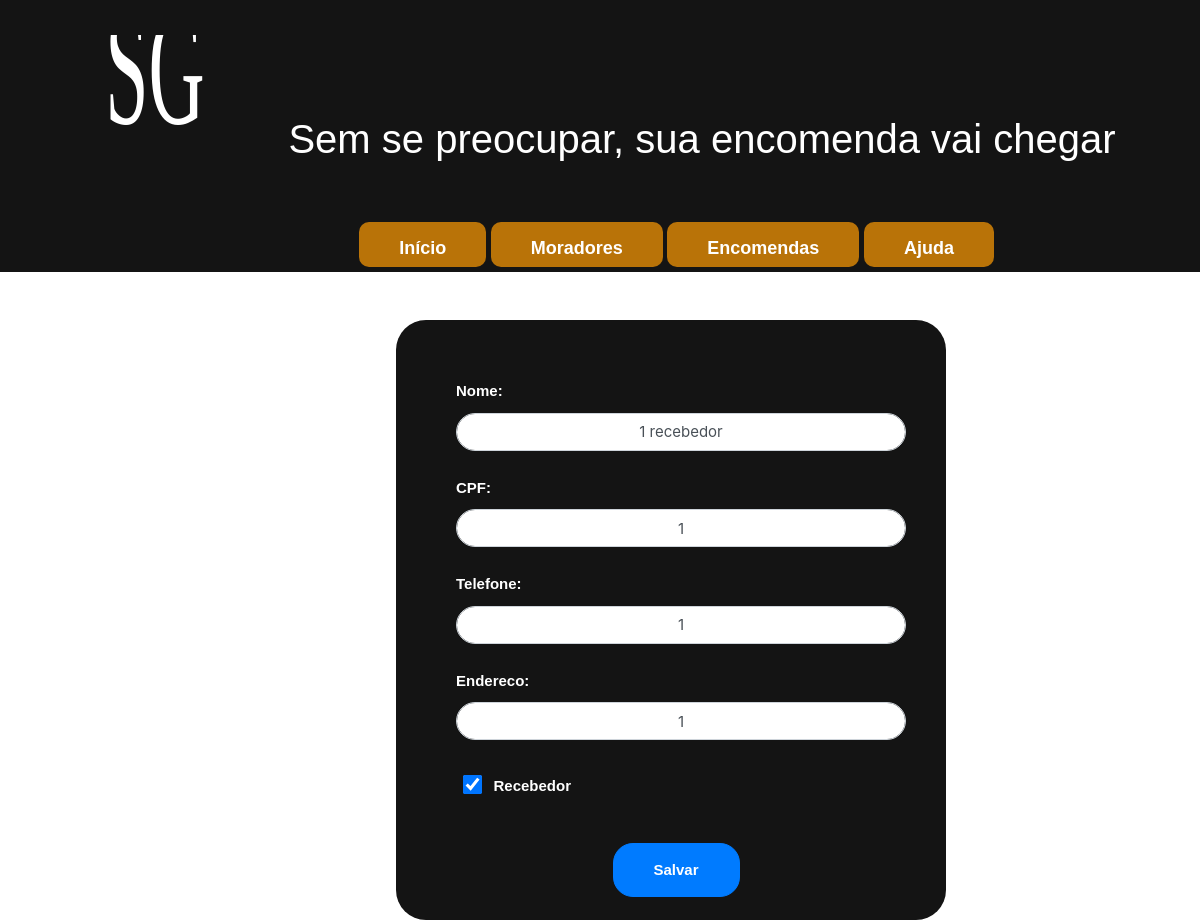
The app's page /pages/moradores/editar/formEditar.php?id=1 with its own data.
### tables this page shows
CREATE TABLE morador (
	
	id 			INT 			NOT NULL AUTO_INCREMENT,	
	nome 		VARCHAR(50) 	NOT NULL,
	cpf 		VARCHAR(14)	 	NOT NULL UNIQUE,
	telefone 	VARCHAR(20)		NOT NULL,
	endereco	VARCHAR(100)	NOT NULL,
	recebe 		INT 			NOT NULL,
	excluido 	INT 			NOT NULL,
	senha 		VARCHAR(8) 		NOT NULL,
	PRIMARY KEY (id)	
);

### routers.php (called while the page is built, shortened)
<?php
$bootstrap_css_path = "/SGE/src/public/bootstrap/css/bootstrap.min.css";
?>

### database/funcoes_gerais.php (called while the page is built, shortened)
<?php
class Funcoes_gerais {
	private $conn;
	public function __construct($db) {
		$this->conn = $db;
	}
    public function lerRegistros($nomeTabela, $parametros = null, $fields = '*') {
        $query = "SELECT {$fields} FROM {$nomeTabela} {$parametros}";
        $result = $this->conn->query($query);
		$data = array();
        if($result->rowCount() == 0) {
			return false;
		}
		else {
			foreach($result as $res) {
				$data = &$res;
			}
		}
		return $data;
	}
}
?>

### pages/moradores/editar/formEditar.php (the view, shortened to what this page needs)
<?php
include_once("../../../routers.php");
include_once("../../../template/top.php");
include_once("../../../database/funcoes_gerais.php");
if(isset($_GET['id'])){
	$database = new Database();
	$db = $database->getConnection();
	$funcoesBanco = new Funcoes_gerais($db);
	$parametros = "WHERE id = {$_GET['id']}";
	$morador = $funcoesBanco-> lerRegistros('morador', $parametros, "*");
	$recebedor = $morador['recebe'] == 1 ? "checked" : "";
}elseif (isset($_POST['cpf'])) {
}
?>
<!DOCTYPE html>
<html lang="pt-br">
	<head>
	</head>
	<body>
	<link rel="stylesheet" href="<?php echo $bootstrap_css_path ?>">
	<link rel="stylesheet" href="./formEditar.css">
		<form class="formEditar" action="backEditarMorador.php" method="POST">
			<div class="form-group">
				<label for="input_nome">Nome:</label>
				<input id="input_nome" class="form-control" type="text" name="nomeMoradorEdicao" value="<?php echo($morador['nome']);?>">
			</div>
			<div class="form-group">
				<label for="input_cpf">CPF:</label>
				<input id="input_cpf" class="form-control" type="text" name="cpfMoradorEdicao" value="<?php echo($morador['cpf']);?>" placeholder="CPF">
			</div>
			<div class="form-group">
				<label for="input_telefone">Telefone:</label>
				<input id="input_telefone" class="form-control" type="text" name="telefoneMoradorEdicao" value="<?php echo($morador['telefone']);?>" placeholder="Telefone">
			</div>
			<div class="form-group">
				<label for="input_endereco">Endereco:</label>
				<input id="input_endereco" class="form-control"type="text" name="enderecoMoradorEdicao" value="<?php echo($morador['endereco']);?>" placeholder="Endereço">
			</div>
			<div>
				<input id="checkbox_recebedor" type="checkbox" <?php echo($recebedor);?> name="recebedorMoradorEdicao">
				<label for="checkbox_recebedor">Recebedor</label>
			</div>
			<div class="links_btn">
				<button id="botaoSalvar" type="submit" class="btn btn-primary">Salvar</button>
			</div>
		</form>
	</body>
</html>

### public/css/top.css (style rules this page uses)
body { background-color: rgba(255,255,255,1); }

### pages/moradores/editar/formEditar.css (style rules this page uses)
.formEditar { width: 550px; height: 600px; margin: 4% 50px 0px 33%; padding: 50px; background-color: rgba(20,20,20,1); border-radius: 30px; }
.formEditar input[type="text"] { width: 450px; margin: 10px 0px 0px 10px; padding: 10px 0px; line-height: 17px; font-size: 15px; border-radius: 30px; text-align: center; }
.formEditar input[type="text"]::placeholder { text-align: center; }
.formEditar input[type="checkbox"] { margin: 22px 0px 0px 20px; transform: scale(1.5); }
label { color: white; font-family: Arial; font-size: 15px; font-weight: bold; margin: 10px 0px 0px 10px; }
#botaoSalvar { position: relative; overflow: hidden; font-family: Arial; font-size: 15px; font-weight: bold; margin: 10% 0px 0px 37%; padding: 15px 40px; border-radius: 20px; }

### records on screen
morador: nomeMoradorEdicao "1 recebedor", cpfMoradorEdicao "1", telefoneMoradorEdicao "1", enderecoMoradorEdicao "1"
